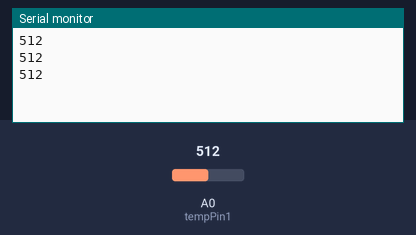
A sketch run on a simulated Arduino Uno, built with avr-gcc and run on an emulated ATmega328P. Parts: the last lines printed to the serial monitor. Inputs (shaded band) come from the test bench; at power-on: A0 (tempPin1) = 512.

Above: at 1.3 s.
1.4 s: A0 (tempPin1) set to 716
At 1.9 s:
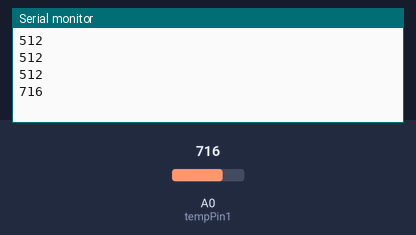
2.9 s: A0 (tempPin1) set to 900
At 3.4 s:
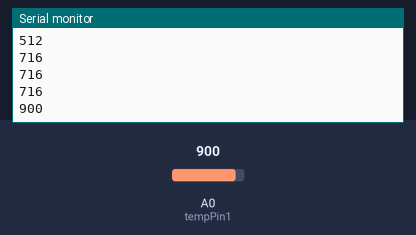
Timing chart, 0 to 5.9 s (numbered marks = the images above; inputs shaded):
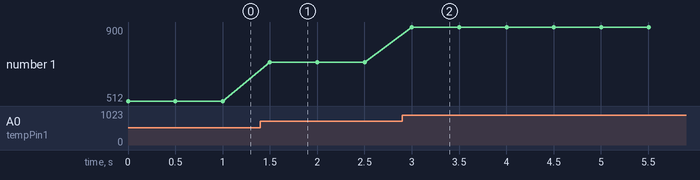

Measured:
- after the input at 1.4 s, the serial monitor: prints a new line after 0.10 s (image 1)
- after the input at 2.9 s, the serial monitor: prints a new line after 0.10 s (image 2)
- plotted number 1: 512 → 716 after the input at 1.4 s, 716 → 900 after the input at 2.9 s

The sketch:

Thermocouple.ino
```cpp
int tempPin1=A0;
int tempPin2=A1;
int tempPin3=A2;

int val = 0;

void setup() {
  // put your setup code here, to run once:
  Serial.begin(9600);
}

void loop() {
  // put your main code here, to run repeatedly:
  Serial.println(analogRead(A0));
   //val = analogRead(A0);
   float voltage= val * (5 / 1023.0);
   //Serial.println(voltage);
   float temp=(voltage - 1.21) / 0.005;
   //Serial.println(temp);
   delay(500);
}
```
